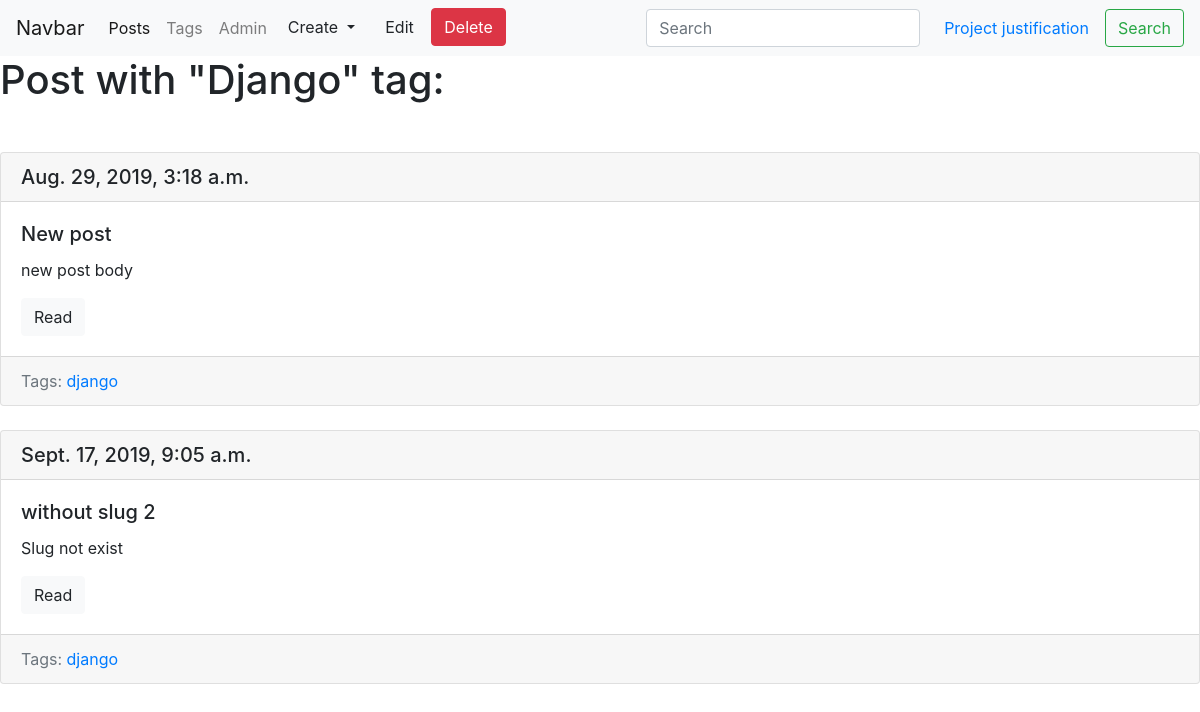
The page /blog/tag/django/ on the database as committed earlier.
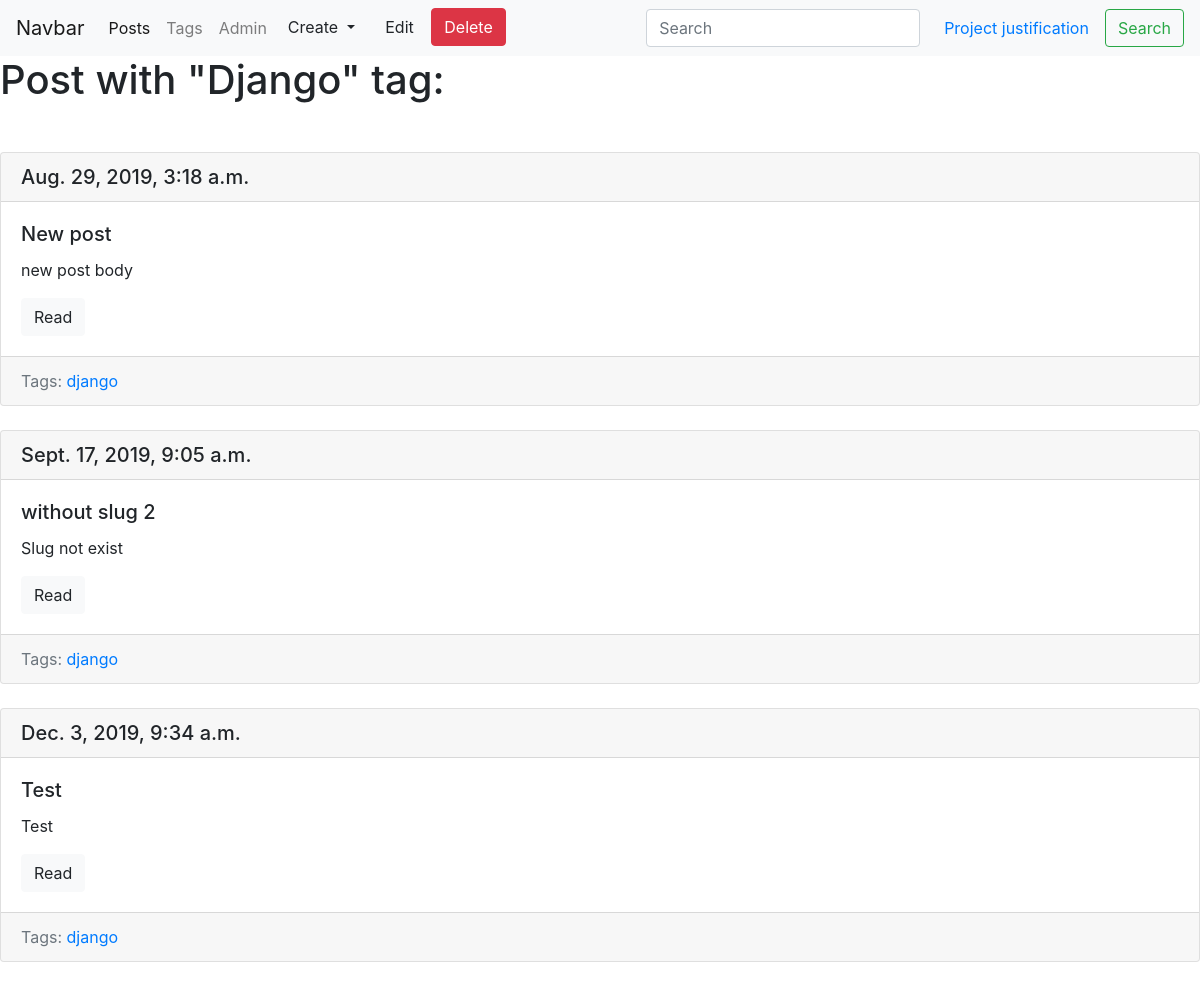
The same page on the database as committed later.
### blog/models.py (models this page shows, shortened)
class Tag(models.Model):
    title = models.CharField(max_length=50)
    slug = models.SlugField(max_length=50, unique=True)
    def get_absolute_url(self):
        return reverse('tag_detail_url', kwargs={'slug': self.slug})
    def get_update_url(self):
        return reverse('tag_update_url', kwargs={'slug': self.slug})
    def get_delete_url(self):
        return reverse('tag_delete_url', kwargs={'slug': self.slug})

class Post(models.Model):
    title = models.CharField(max_length=150, db_index=True)
    slug = models.SlugField(max_length=150, blank=True, unique=True)
    body = models.TextField(blank=True)
    tags = models.ManyToManyField('Tag', blank=True, related_name='posts')
    datr_pub = models.DateTimeField(auto_now_add=True)
    def get_absolute_url(self):
        return reverse('post_detail_url', kwargs={'slug': self.slug})

### blog/views.py (the view)
# urls.py: path('tag/<str:slug>/', TagDetail.as_view(), name='tag_detail_url'),
class TagDetail(ObjectDetailMixin, View):
    model = Tag
    template = 'blog/tag_detail.html'

### blog/utils.py (called while the page is built)
    def get(self, request, slug):
        obj = get_object_or_404(self.model, slug__iexact=slug)
        return render(request, self.template, context={self.model.__name__.lower(): obj, 'admin_object': obj})

### blog/templates/blog/tag_detail.html (shortened to what this page needs)
{% extends 'blog/base_blog.html' %}
{% block content %}
    <h1 class="mb-5">Post with "{{ tag.title|title }}" tag:</h1>
    {% for post in tag.posts.all %}
        {% include 'blog/includes/post_card_template.html' %}
    {% endfor %}
{% endblock %}

### blog/templates/blog/base_blog.html
{% extends 'base.html' %}

### templates/base.html (shortened to what this page needs)
<!DOCTYPE html>
<html lang="en">
    <head>
        <link rel="stylesheet" href="https://stackpath.bootstrapcdn.com/bootstrap/4.3.1/css/bootstrap.min.css">
    </head>
    <body>
        <nav class="navbar navbar-expand-lg navbar-light bg-light">
            <a class="navbar-brand" href="#">Navbar</a>
            <div class="collapse navbar-collapse" id="navbarSupportedContent">
                <ul class="navbar-nav mr-auto">
                    <li class="nav-item active">
                        <a class="nav-link" href="{% url 'posts_list_url'%}">Posts</a>
                    </li>
                    <li class="nav-item">
                        <a class="nav-link" href="{% url 'tags_list_url' %}">Tags</a>
                    </li>
                    <li class="nav-item">
                        <a class="nav-link" href="/admin" tabindex="-1" aria-disabled="true">Admin</a>
                    </li>
                    <li>
                        {% block admin-panel %}
                            <div class="btn-group">
                                <button type="button" class="btn btn-light dropdown-toggle" data-toggle="dropdown" aria-haspopup="true" aria-expanded="false">
                                Create
                                </button>
                            </div>
                            <a href="{{ admin_object.get_update_url }}" class="btn btn-light">Edit</a>
                            <a href="{{ admin_object.get_delete_url }}" class="btn btn-danger">Delete</a>
                        {% endblock %}
                    </li>
                </ul>
                {% block search-panel %}
                    <form class="form-inline my-2 my-lg-0">
                        <input class="form-control mr-sm-2" type="search" placeholder="Search" aria-label="Search">
                        <a class="nav-link" href="{% url 'project_justification_list_url' %}">Project justification</a>
                        <button class="btn btn-outline-success my-2 my-sm-0" type="submit">Search</button>
                    </form>
                {% endblock %}
            </div>
        </nav>
        {% block content %}{% endblock %}
    </body>
</html>

### blog/templates/blog/includes/post_card_template.html
<div class="card mb-4">
    <h5 class="card-header">
        {{ post.datr_pub }}
    </h5>
    <div class="card-body">
        <h5 class="card-title">{{ post.title }}</h5>
        <p class="card-text">{{ post.body|truncatewords:15 }}</p>
        <a href="{{ post.get_absolute_url }}" class="btn btn-light">Read</a>
    </div>
    <div class="card-footer text-muted">
        Tags:
        {% for tag in post.tags.all %}
            <a href="{{ tag.get_absolute_url }}">{{ tag.title }}</a>
        {% endfor %}
    </div>
</div>

Rows that differ between the two databases and show on the page:
added Post: datr_pub "Dec. 3, 2019, 9:34 a.m.", title "Test", body "Test", Tag (title "django")
